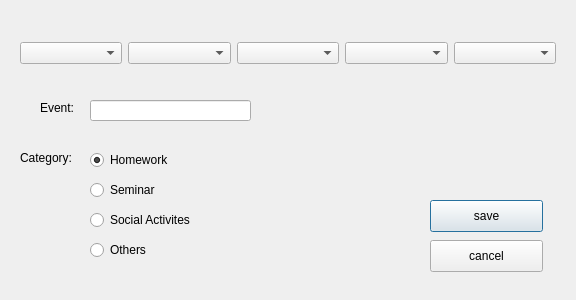
<?xml version="1.0" encoding="UTF-8"?>
<ui version="4.0">
 <class>MyDialog</class>
 <widget class="QDialog" name="MyDialog">
  <property name="geometry">
   <rect>
    <x>0</x>
    <y>0</y>
    <width>576</width>
    <height>300</height>
   </rect>
  </property>
  <property name="windowTitle">
   <string>Dialog</string>
  </property>
  <widget class="QLabel" name="Item">
   <property name="geometry">
    <rect>
     <x>40</x>
     <y>100</y>
     <width>61</width>
     <height>16</height>
    </rect>
   </property>
   <property name="text">
    <string>Event:</string>
   </property>
  </widget>
  <widget class="QPushButton" name="Save">
   <property name="geometry">
    <rect>
     <x>430</x>
     <y>200</y>
     <width>113</width>
     <height>32</height>
    </rect>
   </property>
   <property name="text">
    <string>save</string>
   </property>
  </widget>
  <widget class="QPushButton" name="Cancel">
   <property name="geometry">
    <rect>
     <x>430</x>
     <y>240</y>
     <width>113</width>
     <height>32</height>
    </rect>
   </property>
   <property name="text">
    <string>cancel</string>
   </property>
  </widget>
  <widget class="QLabel" name="label">
   <property name="geometry">
    <rect>
     <x>20</x>
     <y>150</y>
     <width>61</width>
     <height>16</height>
    </rect>
   </property>
   <property name="text">
    <string>Category:</string>
   </property>
  </widget>
  <widget class="QRadioButton" name="HomeworkButton">
   <property name="geometry">
    <rect>
     <x>90</x>
     <y>150</y>
     <width>102</width>
     <height>20</height>
    </rect>
   </property>
   <property name="text">
    <string>Homework</string>
   </property>
   <property name="checked">
    <bool>true</bool>
   </property>
  </widget>
  <widget class="QRadioButton" name="SeminarButton">
   <property name="geometry">
    <rect>
     <x>90</x>
     <y>180</y>
     <width>102</width>
     <height>20</height>
    </rect>
   </property>
   <property name="text">
    <string>Seminar</string>
   </property>
   <property name="checked">
    <bool>false</bool>
   </property>
  </widget>
  <widget class="QRadioButton" name="SocialButton">
   <property name="geometry">
    <rect>
     <x>90</x>
     <y>210</y>
     <width>121</width>
     <height>20</height>
    </rect>
   </property>
   <property name="text">
    <string>Social Activites</string>
   </property>
   <property name="checked">
    <bool>false</bool>
   </property>
  </widget>
  <widget class="QRadioButton" name="OthersButton">
   <property name="geometry">
    <rect>
     <x>90</x>
     <y>240</y>
     <width>121</width>
     <height>20</height>
    </rect>
   </property>
   <property name="text">
    <string>Others</string>
   </property>
   <property name="checked">
    <bool>false</bool>
   </property>
  </widget>
  <widget class="QWidget" name="layoutWidget">
   <property name="geometry">
    <rect>
     <x>20</x>
     <y>40</y>
     <width>536</width>
     <height>26</height>
    </rect>
   </property>
   <layout class="QHBoxLayout" name="horizontalLayout">
    <item>
     <widget class="QComboBox" name="year"/>
    </item>
    <item>
     <widget class="QComboBox" name="month"/>
    </item>
    <item>
     <widget class="QComboBox" name="date"/>
    </item>
    <item>
     <widget class="QComboBox" name="hour"/>
    </item>
    <item>
     <widget class="QComboBox" name="type"/>
    </item>
   </layout>
  </widget>
  <widget class="QLineEdit" name="content">
   <property name="geometry">
    <rect>
     <x>90</x>
     <y>100</y>
     <width>161</width>
     <height>21</height>
    </rect>
   </property>
  </widget>
 </widget>
 <resources/>
 <connections>
  <connection>
   <sender>Cancel</sender>
   <signal>clicked()</signal>
   <receiver>MyDialog</receiver>
   <slot>close()</slot>
   <hints>
    <hint type="sourcelabel">
     <x>341</x>
     <y>253</y>
    </hint>
    <hint type="destinationlabel">
     <x>207</x>
     <y>229</y>
    </hint>
   </hints>
  </connection>
 </connections>
</ui>
